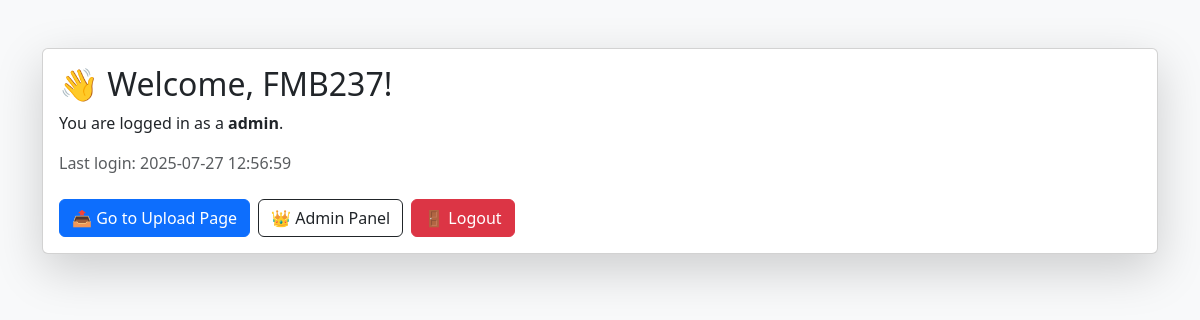
Page / (signed in) on the earlier database version.
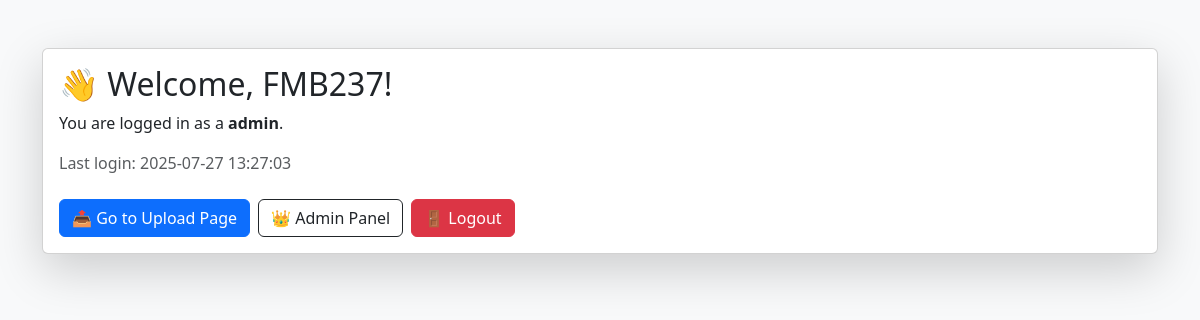
Same page on the later database version.
### tables this page shows
CREATE TABLE users (
            id INTEGER PRIMARY KEY AUTOINCREMENT,
            username TEXT UNIQUE NOT NULL,
            password TEXT NOT NULL,
            role TEXT DEFAULT 'user'
        , last_login TEXT);

### app.py (the view)
@app.route('/')
@login_required
def dashboard():
    user = get_user(current_user.username)
    return render_template('dashboard.html', username=user[1], role=user[3], last_login=user[4])

### app.py (called while the page is built)
@login_manager.user_loader
def load_user(user_id):
    user = get_user_by_id(user_id)
    if user:
        return User(user[0], user[1], user[2], user[3])
    return None

### models.py (called while the page is built)
def get_user(username):
    conn = sqlite3.connect(DB_NAME)
    c = conn.cursor()
    c.execute('SELECT * FROM users WHERE username = ?', (username,))
    user = c.fetchone()
    conn.close()
    return user

def get_user_by_id(user_id):
    conn = sqlite3.connect(DB_NAME)
    c = conn.cursor()
    c.execute('SELECT * FROM users WHERE id = ?', (user_id,))
    user = c.fetchone()
    conn.close()
    return user

### templates/dashboard.html (shortened to what this page needs)
<!DOCTYPE html>
<html lang="en">
<head>
    <link href="https://cdn.jsdelivr.net/npm/bootstrap@5.3.0/dist/css/bootstrap.min.css" rel="stylesheet">
</head>
<body class="bg-light">
<div class="container py-5">
    <div class="card shadow-lg">
        <div class="card-body">
            <h2 class="card-title">👋 Welcome, {{ username }}!</h2>
            <p class="card-text">You are logged in as a <strong>{{ role }}</strong>.</p>
              <p class="text-muted mb-4">
                 Last login:
                         {{ last_login if last_login else "N/A" }}
                                 </p>
            <div class="d-grid gap-2 d-md-flex mt-4">
                <a href="/upload" class="btn btn-primary">📤 Go to Upload Page</a>
                {% if role == 'admin' %}
                    <a href="/admin" class="btn btn-outline-dark">👑 Admin Panel</a>
                {% endif %}
                <a href="/logout" class="btn btn-danger">🚪 Logout</a>
            </div>
        </div>
    </div>
</div>
</body>
</html>

Differences in the rows shown:
changed users "FMB237": last_login "2025-07-27 12:56:59" → "2025-07-27 13:27:03"
